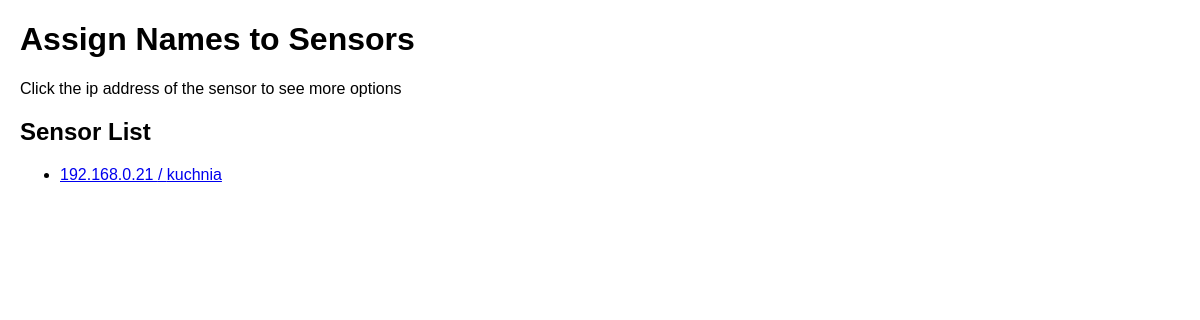
Before: /sensors with the older database file.
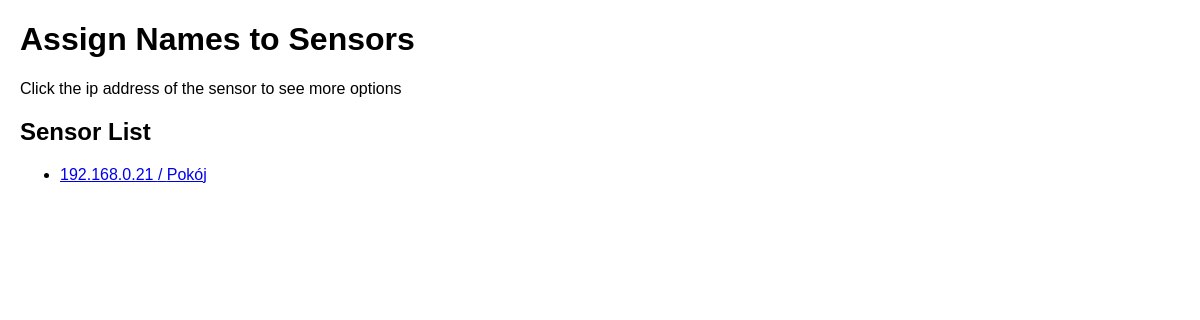
After: the same page with the newer database file.
### tables this page shows
CREATE TABLE sensors(id integer primary key autoincrement,
ip varchar(15), room varchar(30), isOn boolean);

### panel.py (the view)
@app.route("/sensors")
def sensors():
    sensors = [(s["id"],s["ip"],s["room"]) for s in db.getSensors()]
    return render_template("sensors.html",sensors=sensors)

### dbManager.py (called while the page is built)
    def getSensors(self):
        self.cursor.execute("SELECT * FROM sensors")
        return self.cursor.fetchall()

### templates/sensors.html (shortened to what this page needs)
<!DOCTYPE html>
<html lang="en">
<head>
</head>
<body>
    <h1>Assign Names to Sensors</h1>
    <p>Click the ip address of the sensor to see more options</p>
    <h2>Sensor List</h2>
        <ul class="sensor-list">
            {% for sensor in sensors %}
                <li>
                    <a href="{{ url_for('sensor',id=sensor[0]) }}">
                        {{ sensor[1] }} / {{ sensor[2] }}
                    </a>
                </li>
            {% endfor %}
        </ul>
</body>
</html>

Changed rows visible on the page:
removed sensors: ip "192.168.0.21", room "kuchnia"
added sensors: ip "192.168.0.21", room "Pokój"
